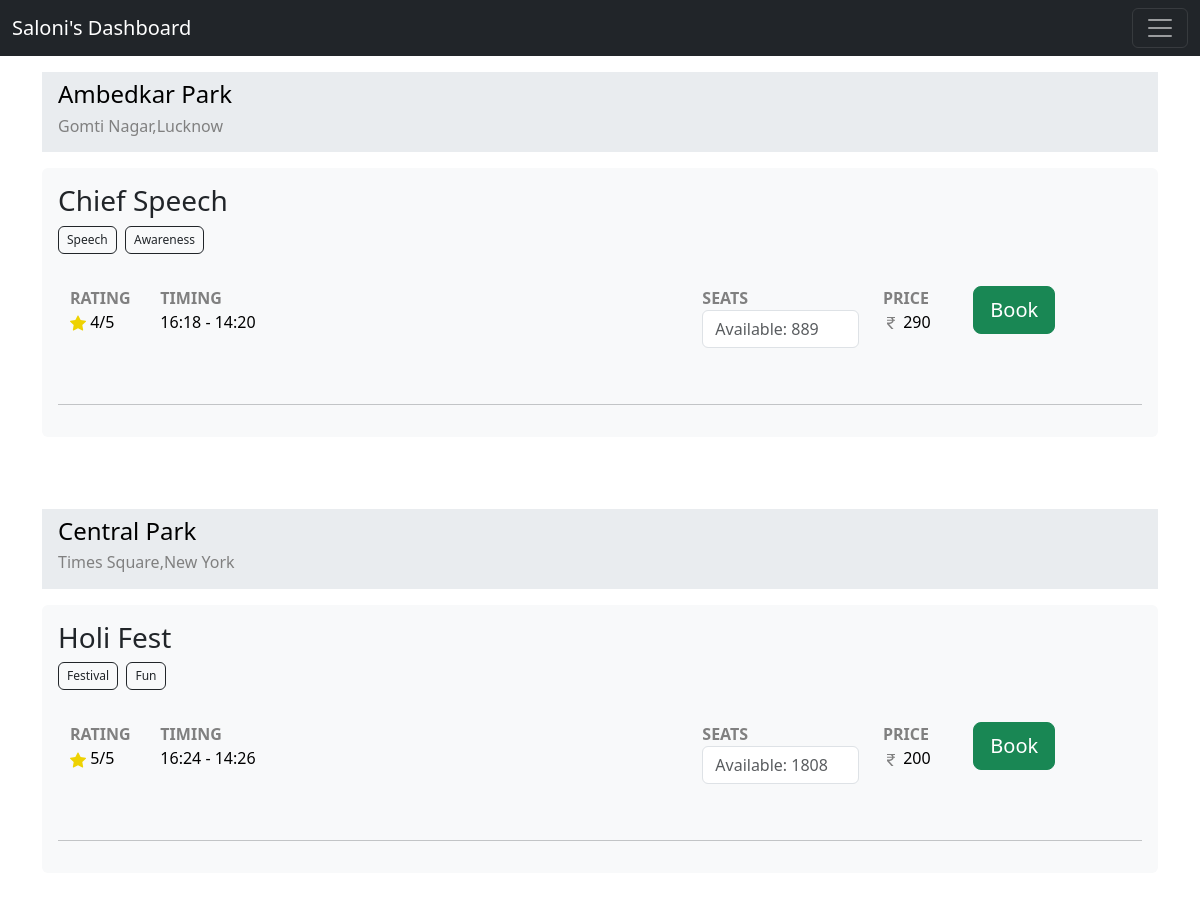
Page /user/13/dashboard on the committed database.
### app.py (models this page shows)
class User(db.Model):
    __tablename__='user'
    user_id = db.Column(db.Integer, primary_key=True, autoincrement=True)
    username = db.Column(db.String,unique=True, nullable=False)
    password=db.Column(db.String, nullable=False )

class Venue(db.Model):
    __tablename__='venue'
    venue_id=db.Column(db.Integer, primary_key=True, autoincrement=True)
    venue_name=db.Column(db.String, nullable=False)
    place=db.Column(db.String, nullable=False)
    location=db.Column(db.String, nullable=False)
    capacity=db.Column(db.Integer, nullable=False)

class Show(db.Model):
    __tablename__='show'
    show_id=db.Column(db.Integer, primary_key=True, autoincrement= True)
    show_name=db.Column(db.String, nullable=False)
    rating=db.Column(db.Float, nullable=False)
    appt1=db.Column(db.Integer, nullable=False)
    appt2=db.Column(db.Integer, nullable=False)
    tags=db.Column(db.String, nullable=False)
    price=db.Column(db.Integer, nullable=False)

### app.py (the view, shortened to what this page needs)
@app.route('/user/<int:user_id>/dashboard',methods=['GET','POST','PUT'])
def user_dashboard(user_id):
    user=User.query.get_or_404(user_id)
    admin_venues=AdminVenues.query.all()
    venues=[]
    for admin_venue in admin_venues:
        venues.append(Venue.query.filter(Venue.venue_id==admin_venue.av_venue_id).all())
    for venue in venues:
        if venue==[]:
            venues.remove(venue)
    all_venue_showList=[]
    all_venue_showBSeats=[]
    all_venue_showFGenre=[]
    for venue in venues:
        venue_shows=VenueShows.query.filter(VenueShows.vs_venue_id==venue[0].venue_id).all()
        venue_showList=[]
        venue_showBSeats=[]
        venue_showFGenre=[]
        for venue_show in venue_shows:
            show=Show.query.filter(Show.show_id==venue_show.vs_show_id).all()
            venue_showList.append(show)
            show_seats=0
            F_genre=[]
            genre=show[0].tags
            genre_list=genre.split(',')
            F_genre=[]
            for tag in genre_list:
                capitalized_tag=tag.title()
                capitalized_tag=capitalized_tag.strip(' ')
                F_genre.append(capitalized_tag)
            for user_show in UserShows.query.filter(UserShows.us_show_id==show[0].show_id).all():
                show_seats=show_seats+user_show.us_seats
            venue_showBSeats.append(show_seats)
            venue_showFGenre.append(F_genre)
        if venue_showList!=[]:
            all_venue_showList.append(venue_showList)
        if venue_showBSeats!=[]:
            all_venue_showBSeats.append(venue_showBSeats)
        if venue_showFGenre!=[]:
            all_venue_showFGenre.append(venue_showFGenre)
    if request.method=='GET':
        return render_template('user_dashboard.html',user=user,venues=venues,all_venue_showList=all_venue_showList,all_venue_showBSeats=all_venue_showBSeats,all_venue_showFGenre=all_venue_showFGenre)

### templates/user_dashboard.html (shortened to what this page needs)
<!doctype html>
<html lang="en">
<head>
    <link href="https://cdn.jsdelivr.net/npm/bootstrap@5.3.0-alpha1/dist/css/bootstrap.min.css" rel="stylesheet"
>
</head>
<body>
    <nav class="navbar navbar-dark bg-dark fixed-top">
        <div class="container-fluid">
            <a class="navbar-brand" href="#">{{ user.username }}'s Dashboard</a>
            <button class="navbar-toggler" type="button" data-bs-toggle="offcanvas"
                data-bs-target="#offcanvasDarkNavbar" aria-controls="offcanvasDarkNavbar">
                <span class="navbar-toggler-icon"></span>
            </button>
        </div>
    </nav>
    <br>
    <br>
    <br>
    <div class="container ">
        {% if venues==[] %}
        &nbsp;&nbsp;&nbsp;No shows are available for today
        {% else %}
        {% for venue in venues %}
        <nav id="navbar-example2" class="navbar bg-body-secondary  px-3 mb-3">
            <a style="text-decoration: none;color:black" href="#">
                <h4>{{ venue[0].venue_name}}</h4>
                <h6 style="color:grey">{{venue[0].place}},{{venue[0].location}}</h6>
            </a>
            <br>
        </nav>
        <div data-bs-spy="scroll" data-bs-target="#navbar-example2" data-bs-root-margin="0px 0px -40%"
            data-bs-smooth-scroll="true" class="scrollspy-example bg-body-tertiary p-3 rounded-2" tabindex="0">
            {% if all_venue_showList[venues.index(venue)]==[] %}
            No Shows here.
            {% else %}
            {% for show in all_venue_showList[venues.index(venue)] %}
            <h3 id="scrollspyHeading1">{{ show[0].show_name }}</h3>
            {% for genre in
            all_venue_showFGenre[venues.index(venue)][all_venue_showList[venues.index(venue)].index(show)] %}
            <a href="{{url_for('genre_chose',user_id=user.user_id,genre_chose=genre)}}"
                style="text-decoration: none; color:black">
                <button type="submit" value="{{ genre }}" class="btn btn-outline-dark"
                    style="--bs-btn-padding-y: .25rem; --bs-btn-padding-x: .5rem; --bs-btn-font-size: .75rem;">
                    {{ genre }}
                </button>&nbsp;
            </a>
            {% endfor %}
            <br>
            <div class="container">
                <form action="{{url_for('user_dashboard',user_id=user.user_id)}}" method="POST">
                    <div class="row">
                        <div class="col-1">
                            <p style="color:grey"><strong>RATING
                                </strong><br>
                                <span style="color:black">{{ show[0].rating }}/5</span>
                            </p>
                        </div>
                        <div class="col-2">
                            <p style="color:grey"><strong>TIMING
                                </strong><br>
                                <span style="color:black">{{ show[0].appt1 }} - {{show[0].appt2}}</span>
                            </p>
                        </div>
                        <div class="col-4"></div>
                        <div class="col-2">
                            <p style="color:grey"><strong>SEATS
                                </strong><br>
                                <input type="number" name='seats' min="1"
                                    max="{{venue[0].capacity - all_venue_showBSeats[venues.index(venue)][all_venue_showList[venues.index(venue)].index(show)]}}"
                                    placeholder="Available: {{ venue[0].capacity - all_venue_showBSeats[venues.index(venue)][all_venue_showList[venues.index(venue)].index(show)]}}"
                                    class="form-control" id="inputEmail3" required>
                            </p>
                        </div>
                        <div class="col-1">
                            <p style="color:grey"><strong>PRICE
                                </strong><br>
                                <span style="color:black">{{ show[0].price }} </span>
                            </p>
                        </div>
                        <div class="col-1">
                            {% if venue[0].capacity ==
                            all_venue_showBSeats[venues.index(venue)][all_venue_showList[venues.index(venue)].index(show)]
                            %}
                            <button type="submit" name="details" value="{{venue[0].venue_id}} {{show[0].show_id}}"
                                class="btn btn-danger btn-lg" disabled>Housefull</button>
                            {% else %}
                            <button type="submit" name="details" value="{{venue[0].venue_id}}|{{show[0].show_id}}"
                                class="btn btn-success btn-lg">Book</button>
                            {% endif %}
                        </div>
                    </div>
                </form>
            </div>
            <br>
            <hr>
            {% endfor %}
            {% endif %}
        </div>
        <br>
        <br>
        <br>
        {% endfor %}
        {% endif %}
    </div>
</body>
</html>

### rows in the picture
User: username "Saloni"
Venue: venue_name "Ambedkar Park", place "Gomti Nagar", location "Lucknow", seats "Available: 889"
Show: show_name "Chief Speech", genre "Speech" "Awareness", rating "4", appt1 "16:18", appt2 "14:20", price "290", {{ venue[0].venue_id }} 24 (drawn)
Venue: venue_name "Central Park", place "Times Square", location "New York", seats "Available: 1808"
Show: show_name "Holi Fest", genre "Festival" "Fun", rating "5", appt1 "16:24", appt2 "14:26", price "200", {{ venue[0].venue_id }} 25 (drawn)
